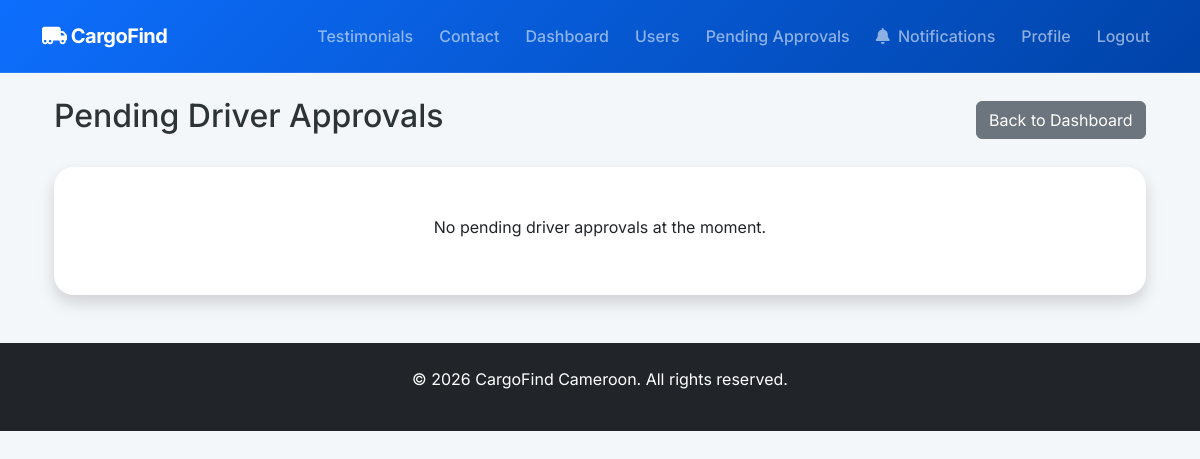
Page /admin/drivers/pending (signed in) on the earlier database version.
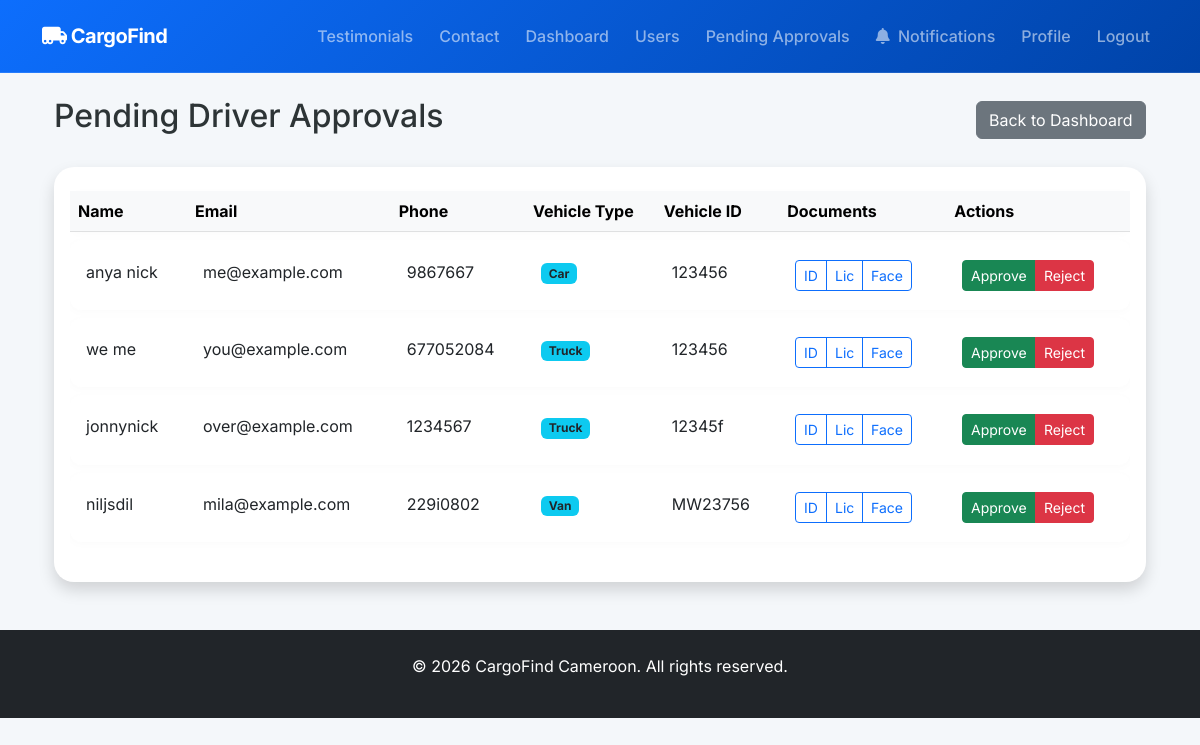
Same page on the later database version.
### models.py (models this page shows, shortened)
class User(UserMixin, db.Model):
    id = db.Column(db.Integer, primary_key=True)
    email = db.Column(db.String(120), unique=True, nullable=False)
    phone = db.Column(db.String(20), unique=True, nullable=False)
    password_hash = db.Column(db.String(255), nullable=False)
    full_name = db.Column(db.String(100), nullable=False)
    address = db.Column(db.String(200))
    role = db.Column(db.String(20), nullable=False) # 'customer', 'driver', 'admin'
    vehicle_type = db.Column(db.String(50)) # 'car', 'van', 'truck'
    vehicle_id = db.Column(db.String(50))
    id_card_url = db.Column(db.String(255))
    selfie_url = db.Column(db.String(255))
    license_url = db.Column(db.String(255))
    is_verified = db.Column(db.Boolean, default=False)
    is_active = db.Column(db.Boolean, default=True)
    is_approved = db.Column(db.Boolean, default=False) # Admin approval
    current_lat = db.Column(db.Float)
    current_lng = db.Column(db.Float)
    deliveries_as_customer = db.relationship('Delivery', backref='customer', foreign_keys='Delivery.customer_id')
    deliveries_as_driver = db.relationship('Delivery', backref='driver', foreign_keys='Delivery.driver_id')
    notifications = db.relationship('Notification', backref='user', lazy=True)
    wallet = db.relationship('Wallet', backref='user', uselist=False)

### app.py (the view)
@app.route('/admin/drivers/pending')
@login_required
def admin_pending_drivers():
    if current_user.role != 'admin':
        return redirect(url_for('index'))
    pending_drivers = User.query.filter_by(role='driver', is_approved=False).all()
    return render_template('admin/pending_drivers.html', drivers=pending_drivers)

### app.py (called while the page is built)
@login_manager.user_loader
def load_user(user_id):
    return User.query.get(int(user_id))

### templates/admin/pending_drivers.html (shortened to what this page needs)
{% extends 'base.html' %}
{% block content %}
<div class="container mt-4">
    <div class="d-flex justify-content-between align-items-center mb-4">
        <h2>Pending Driver Approvals</h2>
        <a href="{{ url_for('admin_dashboard') }}" class="btn btn-secondary">Back to Dashboard</a>
    </div>
    <div class="card shadow">
        <div class="card-body">
            {% if drivers %}
            <div class="table-responsive">
                <table class="table table-hover">
                    <thead class="table-light">
                        <tr>
                            <th>Name</th>
                            <th>Email</th>
                            <th>Phone</th>
                            <th>Vehicle Type</th>
                            <th>Vehicle ID</th>
                            <th>Documents</th>
                            <th>Actions</th>
                        </tr>
                    </thead>
                    <tbody>
                        {% for driver in drivers %}
                        <tr>
                            <td>{{ driver.full_name }}</td>
                            <td>{{ driver.email }}</td>
                            <td>{{ driver.phone }}</td>
                            <td><span class="badge bg-info text-dark text-capitalize">{{ driver.vehicle_type }}</span></td>
                            <td>{{ driver.vehicle_id }}</td>
                            <td>
                                <div class="btn-group btn-group-sm">
                                    {% if driver.id_card_url %}
                                        <a href="{{ url_for('static', filename='uploads/' + driver.id_card_url) }}" target="_blank" class="btn btn-outline-primary" title="National ID">ID</a>
                                    {% endif %}
                                    {% if driver.license_url %}
                                        <a href="{{ url_for('static', filename='uploads/' + driver.license_url) }}" target="_blank" class="btn btn-outline-primary" title="Driver's License">Lic</a>
                                    {% endif %}
                                    {% if driver.selfie_url %}
                                        <a href="{{ url_for('static', filename='uploads/' + driver.selfie_url) }}" target="_blank" class="btn btn-outline-primary" title="Face Check">Face</a>
                                    {% endif %}
                                </div>
                            </td>
                            <td>
                                <div class="btn-group btn-group-sm">
                                    <a href="{{ url_for('approve_driver', user_id=driver.id) }}" class="btn btn-success">Approve</a>
                                    <a href="{{ url_for('reject_driver', user_id=driver.id) }}" class="btn btn-danger" onclick="return confirm('Are you sure you want to reject and delete this driver account?')">Reject</a>
                                </div>
                            </td>
                        </tr>
                        {% endfor %}
                    </tbody>
                </table>
            </div>
            {% else %}
            <div class="text-center py-4">
                <p class="mt-2">No pending driver approvals at the moment.</p>
            </div>
            {% endif %}
        </div>
    </div>
</div>
{% endblock %}

Differences in the rows shown:
added User: full_name "anya nick", email "me@example.com", phone "9867667", vehicle_type "Car", vehicle_id "123456"
added User: full_name "we me", email "you@example.com", phone "677052084", vehicle_type "Truck", vehicle_id "123456"
added User: full_name "jonnynick", email "over@example.com", phone "1234567", vehicle_type "Truck", vehicle_id "12345f"
added User: full_name "niljsdil", email "mila@example.com", phone "229i0802", vehicle_type "Van", vehicle_id "MW23756"
Other differences:
text no longer shown: "No pending driver approvals at the moment."
text now shown: "Name Email Phone Vehicle Type Vehicle ID Documents Actions"
